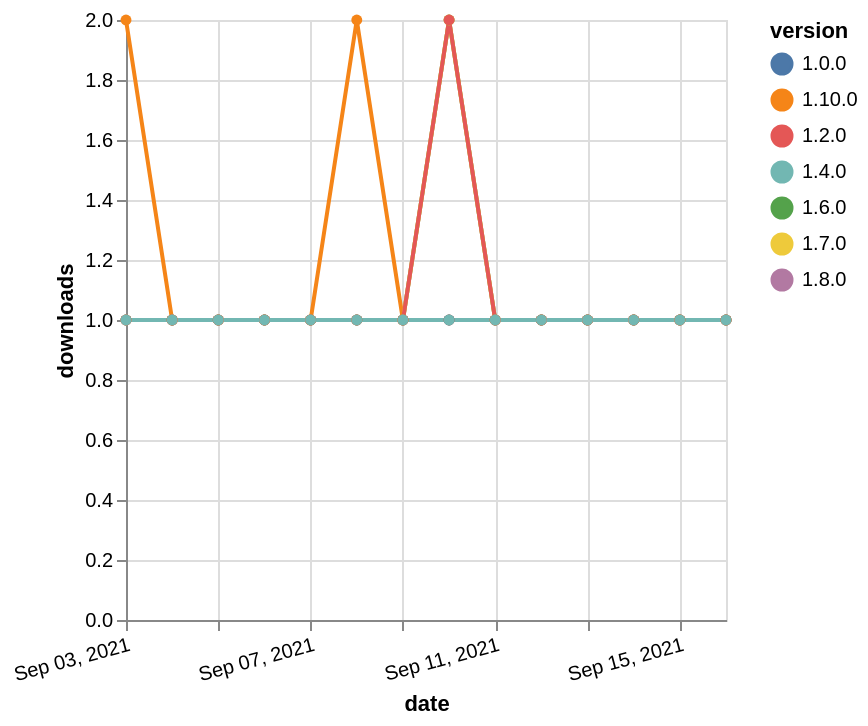

Express this chart as Vega-Lite.
### Vega-Lite specification from a JSON file in a GitHub repository (floating-point values rounded to 4 significant figures)
{"$schema": "https://vega.github.io/schema/vega-lite/v5.json", "description": "A simple bar chart with embedded data.", "data": {"values": [{"date": "2021-09-03", "total": 148, "delta": 1, "version": "1.6.0"}, {"date": "2021-09-04", "total": 149, "delta": 1, "version": "1.6.0"}, {"date": "2021-09-05", "total": 150, "delta": 1, "version": "1.6.0"}, {"date": "2021-09-06", "total": 151, "delta": 1, "version": "1.6.0"}, {"date": "2021-09-07", "total": 152, "delta": 1, "version": "1.6.0"}, {"date": "2021-09-08", "total": 153, "delta": 1, "version": "1.6.0"}, {"date": "2021-09-09", "total": 154, "delta": 1, "version": "1.6.0"}, {"date": "2021-09-10", "total": 156, "delta": 2, "version": "1.6.0"}, {"date": "2021-09-11", "total": 157, "delta": 1, "version": "1.6.0"}, {"date": "2021-09-12", "total": 158, "delta": 1, "version": "1.6.0"}, {"date": "2021-09-13", "total": 159, "delta": 1, "version": "1.6.0"}, {"date": "2021-09-14", "total": 160, "delta": 1, "version": "1.6.0"}, {"date": "2021-09-15", "total": 161, "delta": 1, "version": "1.6.0"}, {"date": "2021-09-16", "total": 162, "delta": 1, "version": "1.6.0"}, {"date": "2021-09-03", "total": 167, "delta": 1, "version": "1.8.0"}, {"date": "2021-09-04", "total": 168, "delta": 1, "version": "1.8.0"}, {"date": "2021-09-05", "total": 169, "delta": 1, "version": "1.8.0"}, {"date": "2021-09-06", "total": 170, "delta": 1, "version": "1.8.0"}, {"date": "2021-09-07", "total": 171, "delta": 1, "version": "1.8.0"}, {"date": "2021-09-08", "total": 172, "delta": 1, "version": "1.8.0"}, {"date": "2021-09-09", "total": 173, "delta": 1, "version": "1.8.0"}, {"date": "2021-09-10", "total": 174, "delta": 1, "version": "1.8.0"}, {"date": "2021-09-11", "total": 175, "delta": 1, "version": "1.8.0"}, {"date": "2021-09-12", "total": 176, "delta": 1, "version": "1.8.0"}, {"date": "2021-09-13", "total": 177, "delta": 1, "version": "1.8.0"}, {"date": "2021-09-14", "total": 178, "delta": 1, "version": "1.8.0"}, {"date": "2021-09-15", "total": 179, "delta": 1, "version": "1.8.0"}, {"date": "2021-09-16", "total": 180, "delta": 1, "version": "1.8.0"}, {"date": "2021-09-03", "total": 111, "delta": 2, "version": "1.10.0"}, {"date": "2021-09-04", "total": 112, "delta": 1, "version": "1.10.0"}, {"date": "2021-09-05", "total": 113, "delta": 1, "version": "1.10.0"}, {"date": "2021-09-06", "total": 114, "delta": 1, "version": "1.10.0"}, {"date": "2021-09-07", "total": 115, "delta": 1, "version": "1.10.0"}, {"date": "2021-09-08", "total": 117, "delta": 2, "version": "1.10.0"}, {"date": "2021-09-09", "total": 118, "delta": 1, "version": "1.10.0"}, {"date": "2021-09-10", "total": 119, "delta": 1, "version": "1.10.0"}, {"date": "2021-09-11", "total": 120, "delta": 1, "version": "1.10.0"}, {"date": "2021-09-12", "total": 121, "delta": 1, "version": "1.10.0"}, {"date": "2021-09-13", "total": 122, "delta": 1, "version": "1.10.0"}, {"date": "2021-09-14", "total": 123, "delta": 1, "version": "1.10.0"}, {"date": "2021-09-15", "total": 124, "delta": 1, "version": "1.10.0"}, {"date": "2021-09-16", "total": 125, "delta": 1, "version": "1.10.0"}, {"date": "2021-09-03", "total": 216, "delta": 1, "version": "1.0.0"}, {"date": "2021-09-04", "total": 217, "delta": 1, "version": "1.0.0"}, {"date": "2021-09-05", "total": 218, "delta": 1, "version": "1.0.0"}, {"date": "2021-09-06", "total": 219, "delta": 1, "version": "1.0.0"}, {"date": "2021-09-07", "total": 220, "delta": 1, "version": "1.0.0"}, {"date": "2021-09-08", "total": 221, "delta": 1, "version": "1.0.0"}, {"date": "2021-09-09", "total": 222, "delta": 1, "version": "1.0.0"}, {"date": "2021-09-10", "total": 223, "delta": 1, "version": "1.0.0"}, {"date": "2021-09-11", "total": 224, "delta": 1, "version": "1.0.0"}, {"date": "2021-09-12", "total": 225, "delta": 1, "version": "1.0.0"}, {"date": "2021-09-13", "total": 226, "delta": 1, "version": "1.0.0"}, {"date": "2021-09-14", "total": 227, "delta": 1, "version": "1.0.0"}, {"date": "2021-09-15", "total": 228, "delta": 1, "version": "1.0.0"}, {"date": "2021-09-16", "total": 229, "delta": 1, "version": "1.0.0"}, {"date": "2021-09-03", "total": 132, "delta": 1, "version": "1.7.0"}, {"date": "2021-09-04", "total": 133, "delta": 1, "version": "1.7.0"}, {"date": "2021-09-05", "total": 134, "delta": 1, "version": "1.7.0"}, {"date": "2021-09-06", "total": 135, "delta": 1, "version": "1.7.0"}, {"date": "2021-09-07", "total": 136, "delta": 1, "version": "1.7.0"}, {"date": "2021-09-08", "total": 137, "delta": 1, "version": "1.7.0"}, {"date": "2021-09-09", "total": 138, "delta": 1, "version": "1.7.0"}, {"date": "2021-09-10", "total": 140, "delta": 2, "version": "1.7.0"}, {"date": "2021-09-11", "total": 141, "delta": 1, "version": "1.7.0"}, {"date": "2021-09-12", "total": 142, "delta": 1, "version": "1.7.0"}, {"date": "2021-09-13", "total": 143, "delta": 1, "version": "1.7.0"}, {"date": "2021-09-14", "total": 144, "delta": 1, "version": "1.7.0"}, {"date": "2021-09-15", "total": 145, "delta": 1, "version": "1.7.0"}, {"date": "2021-09-16", "total": 146, "delta": 1, "version": "1.7.0"}, {"date": "2021-09-03", "total": 286, "delta": 1, "version": "1.2.0"}, {"date": "2021-09-04", "total": 287, "delta": 1, "version": "1.2.0"}, {"date": "2021-09-05", "total": 288, "delta": 1, "version": "1.2.0"}, {"date": "2021-09-06", "total": 289, "delta": 1, "version": "1.2.0"}, {"date": "2021-09-07", "total": 290, "delta": 1, "version": "1.2.0"}, {"date": "2021-09-08", "total": 291, "delta": 1, "version": "1.2.0"}, {"date": "2021-09-09", "total": 292, "delta": 1, "version": "1.2.0"}, {"date": "2021-09-10", "total": 294, "delta": 2, "version": "1.2.0"}, {"date": "2021-09-11", "total": 295, "delta": 1, "version": "1.2.0"}, {"date": "2021-09-12", "total": 296, "delta": 1, "version": "1.2.0"}, {"date": "2021-09-13", "total": 297, "delta": 1, "version": "1.2.0"}, {"date": "2021-09-14", "total": 298, "delta": 1, "version": "1.2.0"}, {"date": "2021-09-15", "total": 299, "delta": 1, "version": "1.2.0"}, {"date": "2021-09-16", "total": 300, "delta": 1, "version": "1.2.0"}, {"date": "2021-09-03", "total": 165, "delta": 1, "version": "1.4.0"}, {"date": "2021-09-04", "total": 166, "delta": 1, "version": "1.4.0"}, {"date": "2021-09-05", "total": 167, "delta": 1, "version": "1.4.0"}, {"date": "2021-09-06", "total": 168, "delta": 1, "version": "1.4.0"}, {"date": "2021-09-07", "total": 169, "delta": 1, "version": "1.4.0"}, {"date": "2021-09-08", "total": 170, "delta": 1, "version": "1.4.0"}, {"date": "2021-09-09", "total": 171, "delta": 1, "version": "1.4.0"}, {"date": "2021-09-10", "total": 172, "delta": 1, "version": "1.4.0"}, {"date": "2021-09-11", "total": 173, "delta": 1, "version": "1.4.0"}, {"date": "2021-09-12", "total": 174, "delta": 1, "version": "1.4.0"}, {"date": "2021-09-13", "total": 175, "delta": 1, "version": "1.4.0"}, {"date": "2021-09-14", "total": 176, "delta": 1, "version": "1.4.0"}, {"date": "2021-09-15", "total": 177, "delta": 1, "version": "1.4.0"}, {"date": "2021-09-16", "total": 178, "delta": 1, "version": "1.4.0"}]}, "width": "container", "mark": {"type": "line", "point": {"filled": true}}, "encoding": {"x": {"field": "date", "type": "temporal", "timeUnit": "yearmonthdate", "title": "date", "axis": {"labelAngle": -15}}, "y": {"field": "delta", "type": "quantitative", "title": "downloads"}, "color": {"field": "version", "type": "nominal"}, "tooltip": {"field": "delta"}}}
